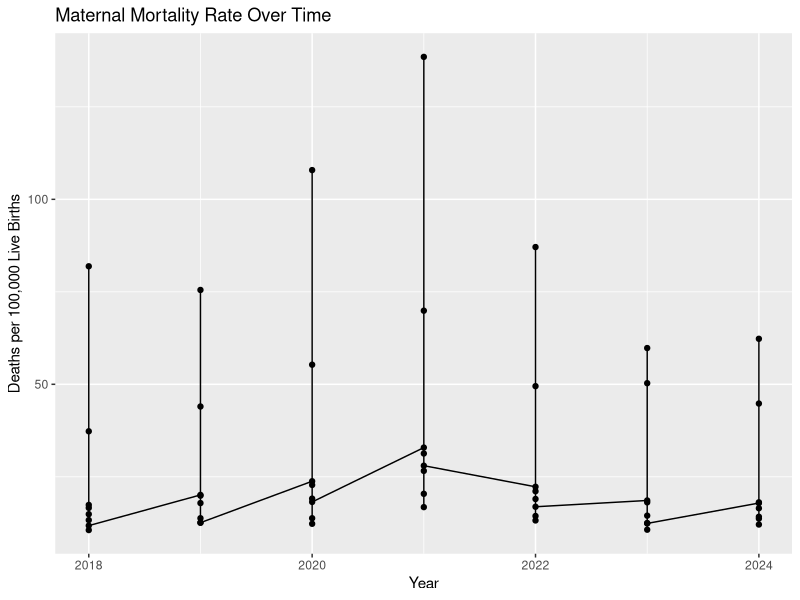
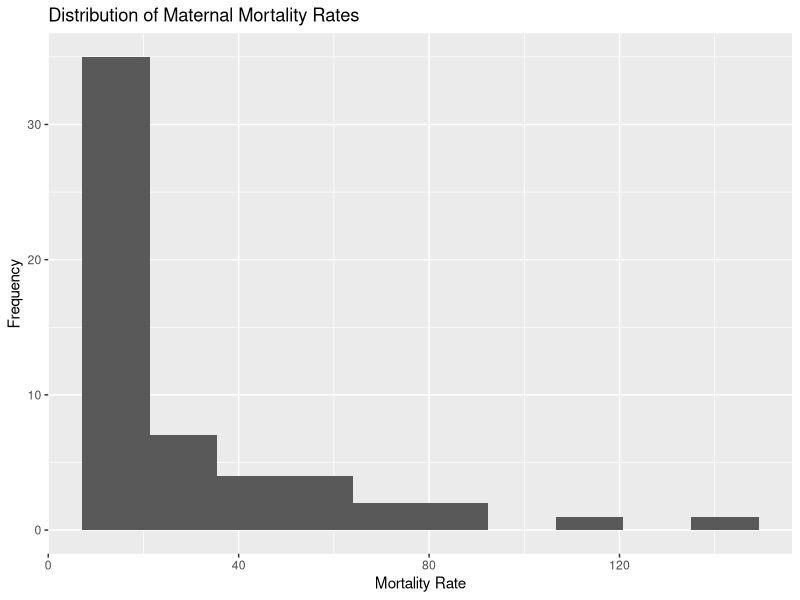

Source code (R) for these figures, in order:
## ---- chunk 1
knitr::opts_chunk$set(echo = TRUE, highlight=FALSE)
## ---- chunk 2
# -------------------------
# Load data
# -------------------------
library(tidyverse)

data <- read.csv("maternal_mortality_us_clean.csv")

names(data)
data <- data %>%
  rename(
    Year = year,
    MortalityRate = maternal_mortality_rate_per_100k
  )

data <- data %>%
  filter(!is.na(MortalityRate))
## ---- chunk 3
# -------------------------
# Numerical summaries
# -------------------------
cat("Mean maternal mortality rate:", mean(data$MortalityRate), "\n")
cat("Standard deviation:", sd(data$MortalityRate))

# -------------------------
# Graph 1: Line plot
# -------------------------
ggplot(data, aes(x = Year, y = MortalityRate)) +
  geom_line() +
  geom_point() +
  labs(title = "Maternal Mortality Rate Over Time",
       x = "Year",
       y = "Deaths per 100,000 Live Births")

# -------------------------
# Graph 2: Histogram
# -------------------------
ggplot(data, aes(x = MortalityRate)) +
  geom_histogram(bins = 10) +
  labs(title = "Distribution of Maternal Mortality Rates",
       x = "Mortality Rate",
       y = "Frequency") 
